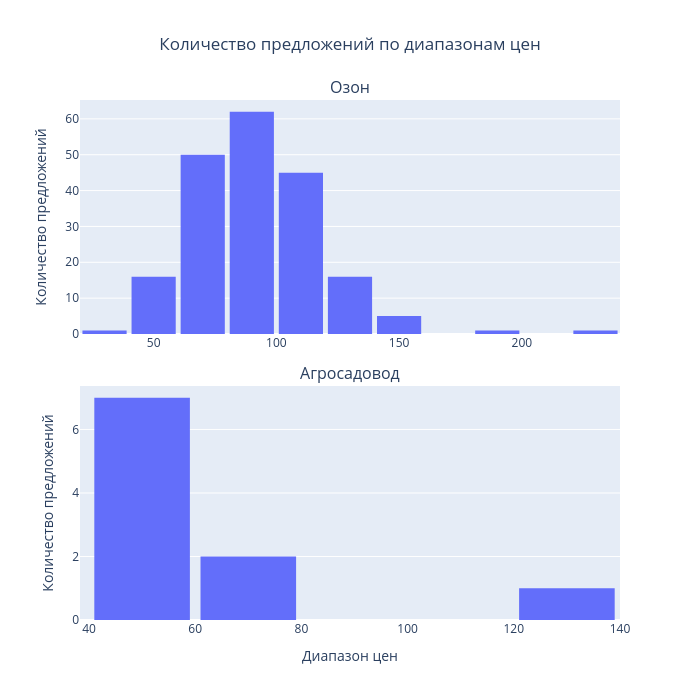

The notebook cell this image was saved under:
### Code cell
from plotly.subplots import make_subplots

fig_ozon = px.histogram(df_ozon, x="Цена за КГ", nbins=10, title="Озон")
fig_agro = px.histogram(df_agro, x="Цена за КГ", nbins=10, title="Агросадовод")

fig = make_subplots(rows=2, cols=1, subplot_titles=("Озон", "Агросадовод"), vertical_spacing=0.1)

fig.add_trace(fig_ozon.data[0], row=1, col=1)
fig.add_trace(fig_agro.data[0], row=2, col=1)

fig.update_layout(
    title_text="Количество предложений по диапазонам цен",
    xaxis_title="Диапазон цен",
    yaxis_title="Количество предложений",
    bargap=0.1,
    height = 700,
    width = 700,
    title_x = 0.5
)

fig.update_xaxes(title_text="", row=1, col=1)
fig.update_xaxes(title_text="Диапазон цен", row=2, col=1)
fig.update_yaxes(title_text="Количество предложений", row=2, col=1)

fig.show()

### Figure 1 — Plotly figure (JSON) as saved in the notebook; plotly's stock layout.template omitted (floating-point values rounded to 4 significant figures; data arrays with more than 128 entries replaced by an {"elided": "..."} marker saying what was removed)
{"data": [{"alignmentgroup": "True", "bingroup": "x", "hovertemplate": "Цена за КГ=%{x}<br>count=%{y}<extra></extra>", "legendgroup": "", "marker": {"color": "#636efa", "pattern": {"shape": ""}}, "name": "", "nbinsx": 10, "offsetgroup": "", "orientation": "v", "showlegend": false, "type": "histogram", "x": {"elided": "197 float values"}, "xaxis": "x", "yaxis": "y"}, {"alignmentgroup": "True", "bingroup": "x", "hovertemplate": "Цена за КГ=%{x}<br>count=%{y}<extra></extra>", "legendgroup": "", "marker": {"color": "#636efa", "pattern": {"shape": ""}}, "name": "", "nbinsx": 10, "offsetgroup": "", "orientation": "v", "showlegend": false, "type": "histogram", "x": [44, 50, 52, 56.67, 73.33, 40, 53.33, 120, 43.33, 66.67], "xaxis": "x2", "yaxis": "y2"}], "layout": {"annotations": [{"font": {"size": 16}, "showarrow": false, "text": "Озон", "x": 0.5, "xanchor": "center", "xref": "paper", "y": 1, "yanchor": "bottom", "yref": "paper"}, {"font": {"size": 16}, "showarrow": false, "text": "Агросадовод", "x": 0.5, "xanchor": "center", "xref": "paper", "y": 0.45, "yanchor": "bottom", "yref": "paper"}], "bargap": 0.1, "height": 700, "title": {"text": "Количество предложений по диапазонам цен", "x": 0.5}, "width": 700, "xaxis": {"anchor": "y", "autorange": true, "domain": [0, 1], "range": [20, 240], "title": {"text": ""}, "type": "linear"}, "xaxis2": {"anchor": "y2", "autorange": false, "domain": [0, 1], "range": [38.31, 140], "title": {"text": "Диапазон цен"}, "type": "linear"}, "yaxis": {"anchor": "x", "autorange": true, "domain": [0.55, 1], "range": [0, 65.26], "title": {"text": "Количество предложений"}}, "yaxis2": {"anchor": "x2", "autorange": true, "domain": [0, 0.45], "range": [0, 7.368], "title": {"text": "Количество предложений"}}}}
